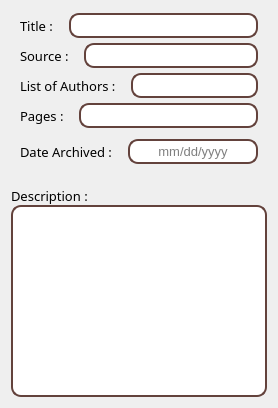
     <widget class="QWidget" name="tab_2">
      <attribute name="title">
       <string>Local History</string>
      </attribute>
      <layout class="QVBoxLayout" name="verticalLayout_8">
       <item>
        <widget class="QWidget" name="widget_25" native="true">
         <layout class="QVBoxLayout" name="verticalLayout_7">
          <property name="spacing">
           <number>0</number>
          </property>
          <property name="leftMargin">
           <number>0</number>
          </property>
          <property name="topMargin">
           <number>0</number>
          </property>
          <property name="rightMargin">
           <number>0</number>
          </property>
          <property name="bottomMargin">
           <number>0</number>
          </property>
          <item>
           <widget class="QWidget" name="widget_26" native="true">
            <property name="minimumSize">
             <size>
              <width>0</width>
              <height>30</height>
             </size>
            </property>
            <property name="maximumSize">
             <size>
              <width>16777215</width>
              <height>30</height>
             </size>
            </property>
            <property name="baseSize">
             <size>
              <width>0</width>
              <height>0</height>
             </size>
            </property>
            <layout class="QHBoxLayout" name="horizontalLayout_11">
             <property name="spacing">
              <number>12</number>
             </property>
             <property name="topMargin">
              <number>0</number>
             </property>
             <property name="bottomMargin">
              <number>0</number>
             </property>
             <item>
              <widget class="QLabel" name="label_19">
               <property name="font">
                <font>
                 <family>Segoe UI Semibold</family>
                 <pointsize>10</pointsize>
                </font>
               </property>
               <property name="text">
                <string>Title : </string>
               </property>
              </widget>
             </item>
             <item>
              <widget class="QLineEdit" name="lochis_title">
               <property name="minimumSize">
                <size>
                 <width>0</width>
                 <height>25</height>
                </size>
               </property>
               <property name="maximumSize">
                <size>
                 <width>16777215</width>
                 <height>25</height>
                </size>
               </property>
               <property name="font">
                <font>
                 <family>Segoe UI</family>
                 <pointsize>10</pointsize>
                 <weight>50</weight>
                 <bold>false</bold>
                </font>
               </property>
               <property name="styleSheet">
                <string notr="true">background-color: rgb(255, 255, 255);
border : 2 solid rgb(99, 66, 60);
border-radius : 10;</string>
               </property>
               <property name="text">
                <string/>
               </property>
               <property name="echoMode">
                <enum>QLineEdit::Normal</enum>
               </property>
               <property name="alignment">
                <set>Qt::AlignCenter</set>
               </property>
               <property name="placeholderText">
                <string/>
               </property>
               <property name="cursorMoveStyle">
                <enum>Qt::LogicalMoveStyle</enum>
               </property>
              </widget>
             </item>
            </layout>
           </widget>
          </item>
          <item>
           <widget class="QWidget" name="widget_27" native="true">
            <property name="minimumSize">
             <size>
              <width>0</width>
              <height>30</height>
             </size>
            </property>
            <property name="maximumSize">
             <size>
              <width>16777215</width>
              <height>30</height>
             </size>
            </property>
            <property name="baseSize">
             <size>
              <width>0</width>
              <height>0</height>
             </size>
            </property>
            <layout class="QHBoxLayout" name="horizontalLayout_12">
             <property name="spacing">
              <number>12</number>
             </property>
             <property name="topMargin">
              <number>0</number>
             </property>
             <property name="bottomMargin">
              <number>0</number>
             </property>
             <item>
              <widget class="QLabel" name="label_20">
               <property name="font">
                <font>
                 <family>Segoe UI Semibold</family>
                 <pointsize>10</pointsize>
                </font>
               </property>
               <property name="text">
                <string>Source : </string>
               </property>
              </widget>
             </item>
             <item>
              <widget class="QLineEdit" name="lochis_source">
               <property name="minimumSize">
                <size>
                 <width>0</width>
                 <height>25</height>
                </size>
               </property>
               <property name="maximumSize">
                <size>
                 <width>16777215</width>
                 <height>25</height>
                </size>
               </property>
               <property name="font">
                <font>
                 <family>Segoe UI</family>
                 <pointsize>10</pointsize>
                 <weight>50</weight>
                 <bold>false</bold>
                </font>
               </property>
               <property name="styleSheet">
                <string notr="true">background-color: rgb(255, 255, 255);
border : 2 solid rgb(99, 66, 60);
border-radius : 10;</string>
               </property>
               <property name="echoMode">
                <enum>QLineEdit::Normal</enum>
               </property>
               <property name="alignment">
                <set>Qt::AlignCenter</set>
               </property>
               <property name="placeholderText">
                <string/>
               </property>
              </widget>
             </item>
            </layout>
           </widget>
          </item>
          <item>
           <widget class="QWidget" name="widget_29" native="true">
            <property name="minimumSize">
             <size>
              <width>0</width>
              <height>30</height>
             </size>
            </property>
            <property name="maximumSize">
             <size>
              <width>16777215</width>
              <height>30</height>
             </size>
            </property>
            <property name="baseSize">
             <size>
              <width>0</width>
              <height>0</height>
             </size>
            </property>
            <layout class="QHBoxLayout" name="horizontalLayout_14">
             <property name="spacing">
              <number>12</number>
             </property>
             <property name="topMargin">
              <number>0</number>
             </property>
             <property name="bottomMargin">
              <number>0</number>
             </property>
             <item>
              <widget class="QLabel" name="label_22">
               <property name="font">
                <font>
                 <family>Segoe UI Semibold</family>
                 <pointsize>10</pointsize>
                </font>
               </property>
               <property name="text">
                <string>List of Authors : </string>
               </property>
              </widget>
             </item>
             <item>
              <widget class="QLineEdit" name="lochis_author_list">
               <property name="minimumSize">
                <size>
                 <width>0</width>
                 <height>25</height>
                </size>
               </property>
               <property name="maximumSize">
                <size>
                 <width>16777215</width>
                 <height>25</height>
                </size>
               </property>
               <property name="font">
                <font>
                 <family>Segoe UI</family>
                 <pointsize>10</pointsize>
                 <weight>50</weight>
                 <bold>false</bold>
                </font>
               </property>
               <property name="styleSheet">
                <string notr="true">background-color: rgb(255, 255, 255);
border : 2 solid rgb(99, 66, 60);
border-radius : 10;</string>
               </property>
               <property name="echoMode">
                <enum>QLineEdit::Normal</enum>
               </property>
               <property name="alignment">
                <set>Qt::AlignCenter</set>
               </property>
               <property name="placeholderText">
                <string/>
               </property>
              </widget>
             </item>
            </layout>
           </widget>
          </item>
          <item>
           <widget class="QWidget" name="widget_30" native="true">
            <property name="minimumSize">
             <size>
              <width>0</width>
              <height>30</height>
             </size>
            </property>
            <property name="maximumSize">
             <size>
              <width>16777215</width>
              <height>30</height>
             </size>
            </property>
            <property name="baseSize">
             <size>
              <width>0</width>
              <height>0</height>
             </size>
            </property>
            <layout class="QHBoxLayout" name="horizontalLayout_24">
             <property name="spacing">
              <number>12</number>
             </property>
             <property name="topMargin">
              <number>0</number>
             </property>
             <property name="bottomMargin">
              <number>0</number>
             </property>
             <item>
              <widget class="QLabel" name="label_23">
               <property name="font">
                <font>
                 <family>Segoe UI Semibold</family>
                 <pointsize>10</pointsize>
                </font>
               </property>
               <property name="text">
                <string>Pages : </string>
               </property>
              </widget>
             </item>
             <item>
              <widget class="QLineEdit" name="lochis_pages">
               <property name="minimumSize">
                <size>
                 <width>0</width>
                 <height>25</height>
                </size>
               </property>
               <property name="maximumSize">
                <size>
                 <width>16777215</width>
                 <height>25</height>
                </size>
               </property>
               <property name="font">
                <font>
                 <family>Segoe UI</family>
                 <pointsize>10</pointsize>
                 <weight>50</weight>
                 <bold>false</bold>
                </font>
               </property>
               <property name="styleSheet">
                <string notr="true">background-color: rgb(255, 255, 255);
border : 2 solid rgb(99, 66, 60);
border-radius : 10;</string>
               </property>
               <property name="echoMode">
                <enum>QLineEdit::Normal</enum>
               </property>
               <property name="alignment">
                <set>Qt::AlignCenter</set>
               </property>
               <property name="placeholderText">
                <string/>
               </property>
              </widget>
             </item>
            </layout>
           </widget>
          </item>
         </layout>
        </widget>
       </item>
       <item>
        <widget class="QWidget" name="widget_13" native="true">
         <layout class="QVBoxLayout" name="verticalLayout_6">
          <property name="spacing">
           <number>0</number>
          </property>
          <property name="leftMargin">
           <number>0</number>
          </property>
          <property name="topMargin">
           <number>0</number>
          </property>
          <property name="rightMargin">
           <number>0</number>
          </property>
          <property name="bottomMargin">
           <number>0</number>
          </property>
          <item>
           <widget class="QWidget" name="widget_24" native="true">
            <property name="minimumSize">
             <size>
              <width>0</width>
              <height>30</height>
             </size>
            </property>
            <property name="maximumSize">
             <size>
              <width>16777215</width>
              <height>30</height>
             </size>
            </property>
            <property name="baseSize">
             <size>
              <width>0</width>
              <height>0</height>
             </size>
            </property>
            <layout class="QHBoxLayout" name="horizontalLayout_23">
             <property name="spacing">
              <number>12</number>
             </property>
             <property name="topMargin">
              <number>0</number>
             </property>
             <property name="bottomMargin">
              <number>0</number>
             </property>
             <item>
              <widget class="QLabel" name="label_61">
               <property name="font">
                <font>
                 <family>Segoe UI Semibold</family>
                 <pointsize>10</pointsize>
                </font>
               </property>
               <property name="text">
                <string>Date Archived : </string>
               </property>
              </widget>
             </item>
             <item>
              <widget class="QLineEdit" name="lochis_date_archived">
               <property name="minimumSize">
                <size>
                 <width>0</width>
                 <height>25</height>
                </size>
               </property>
               <property name="maximumSize">
                <size>
                 <width>16777215</width>
                 <height>25</height>
                </size>
               </property>
               <property name="font">
                <font>
                 <family>Segoe UI</family>
                 <pointsize>10</pointsize>
                 <weight>50</weight>
                 <bold>false</bold>
                </font>
               </property>
               <property name="styleSheet">
                <string notr="true">background-color: rgb(255, 255, 255);
border : 2 solid rgb(99, 66, 60);
border-radius : 10;</string>
               </property>
               <property name="echoMode">
                <enum>QLineEdit::Normal</enum>
               </property>
               <property name="alignment">
                <set>Qt::AlignCenter</set>
               </property>
               <property name="placeholderText">
                <string>mm/dd/yyyy</string>
               </property>
              </widget>
             </item>
            </layout>
           </widget>
          </item>
          <item>
           <widget class="QWidget" name="widget_15" native="true">
            <property name="minimumSize">
             <size>
              <width>0</width>
              <height>20</height>
             </size>
            </property>
           </widget>
          </item>
          <item>
           <widget class="QLabel" name="label_18">
            <property name="font">
             <font>
              <family>Segoe UI Semibold</family>
              <pointsize>10</pointsize>
             </font>
            </property>
            <property name="text">
             <string>Description : </string>
            </property>
           </widget>
          </item>
          <item>
           <widget class="QPlainTextEdit" name="lochis_description">
            <property name="styleSheet">
             <string notr="true">background-color: rgb(255, 255, 255);
font: 25 10pt &quot;Segoe UI Light&quot;;
border : 2 solid rgb(99, 66, 60);
border-radius : 10;</string>
            </property>
           </widget>
          </item>
         </layout>
        </widget>
       </item>
      </layout>
     </widget>
